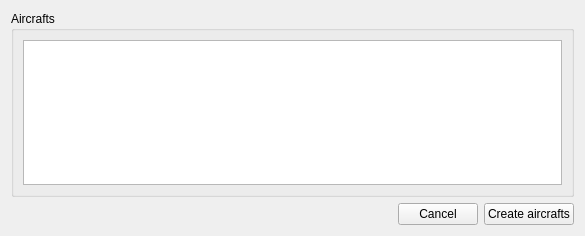
<?xml version="1.0" encoding="UTF-8"?>
<ui version="4.0">
 <class>frm_trf</class>
 <widget class="QWidget" name="frm_trf">
  <property name="geometry">
   <rect>
    <x>0</x>
    <y>0</y>
    <width>585</width>
    <height>236</height>
   </rect>
  </property>
  <property name="windowTitle">
   <string>Scenario aircrafts: </string>
  </property>
  <layout class="QVBoxLayout" name="verticalLayout">
   <item>
    <widget class="QGroupBox" name="gbx_tbl">
     <property name="title">
      <string>Aircrafts</string>
     </property>
     <layout class="QVBoxLayout" name="verticalLayout_2">
      <item>
       <widget class="QTableWidget" name="qtw_trf"/>
      </item>
     </layout>
    </widget>
   </item>
   <item>
    <layout class="QHBoxLayout" name="horizontalLayout">
     <item>
      <spacer name="horizontalSpacer">
       <property name="orientation">
        <enum>Qt::Horizontal</enum>
       </property>
       <property name="sizeHint" stdset="0">
        <size>
         <width>40</width>
         <height>20</height>
        </size>
       </property>
      </spacer>
     </item>
     <item>
      <widget class="QPushButton" name="btn_cancel">
       <property name="text">
        <string>Cancel</string>
       </property>
      </widget>
     </item>
     <item>
      <widget class="QPushButton" name="btn_create">
       <property name="text">
        <string>Create aircrafts</string>
       </property>
      </widget>
     </item>
    </layout>
   </item>
  </layout>
 </widget>
 <resources/>
 <connections/>
</ui>
